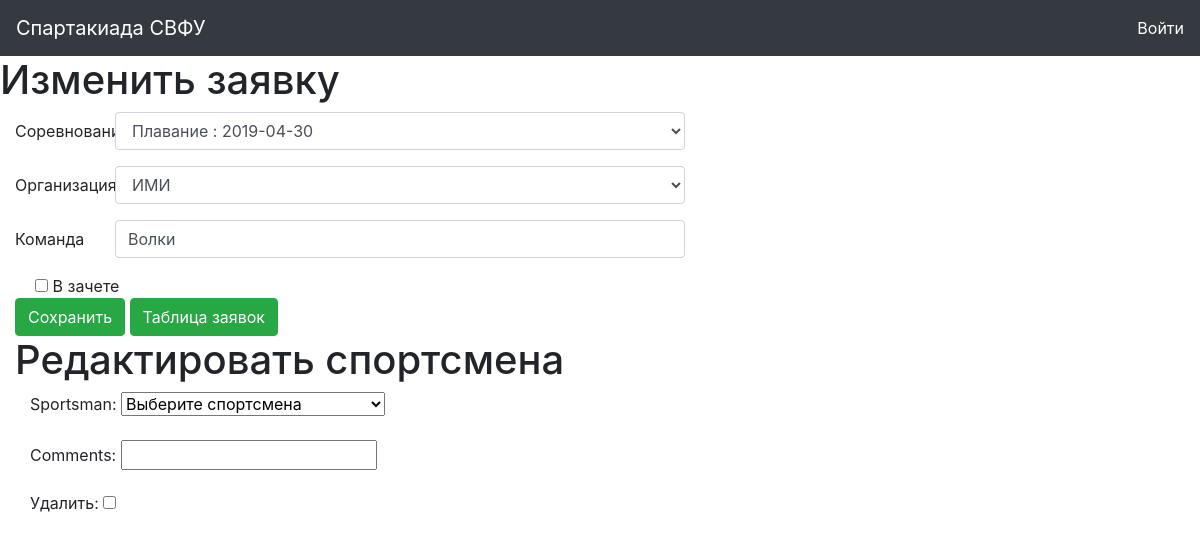
/CM/teamtable/3/change/, run on the app's committed database.
### sport/models.py (models this page shows, shortened)
class Team(models.Model):
    competition = models.ForeignKey(Sport, verbose_name="Вид Спорта", db_index=True, on_delete=models.CASCADE)
    organization = models.ForeignKey(Department, verbose_name="Организация", db_index=True, on_delete=models.CASCADE)
    name = models.CharField(max_length=100, verbose_name= "Название команды", unique=True)
    not_resultable = models.BooleanField(verbose_name='Вне зачета', default=False)

### sport/views.py (the view, shortened to what this page needs)
# urls.py: path('teamtable/<int:id>/change/', views.form_change_view, name="form-change-view"),
def form_change_view(request, id):
    team_instance = Team.objects.get(pk = id)
    change_mamber = modelformset_factory(TeamMember, TeamMember_Form, can_delete = True, extra = 1)
    formset = change_mamber(queryset = TeamMember.objects.filter(team__id=id))
    return render(request, 'sport/change.html', {'form': TeamForm(instance = team_instance), 'formset': formset})

### sport/forms.py
class TeamForm(forms.ModelForm):
    competition = forms.ModelChoiceField(queryset=Competition.objects.filter(date__lte=datetime.date.today()).order_by('date'), empty_label='Выберите соревнование',
        widget = forms.Select(attrs = {'id':'sport', 'class':'form-control', 'aria-describedby':'sportHelp', 'placeholder':'Выберите соревнование', 'name' : 'sport'}))
    organization = forms.ModelChoiceField(queryset=Department.objects.all(), empty_label='Выберете УЧП',
        widget = forms.Select(attrs = {'id':'organzation', 'class':'form-control', 'aria-describedby':'orgHelp', 'placeholder':'Введите организацию', 'name' : 'org'}))
    name = forms.CharField(widget=forms.TextInput(attrs = {'id':'team', 'class':'form-control', 'aria-describedby':'teamHelp', 'placeholder':'Введите название комманды', 'name' : 'team'}))
    class Meta:
        model = Team
        fields = [
            'competition',
            'organization',
            'name',
            'not_resultable'
        ]

### sport/models.py (called while the page is built)
    def __str__(self):
        return self.name

    def __str__(self):
        return self.sport.name + ' : ' + str(self.date)

    def __str__(self):
        return self.fio

### sport/template/sport/change.html (shortened to what this page needs)
{% extends "sport/index.html" %}
{% block form_change %}
<h1>Изменить заявку</h1>
<div class="col-sm">
    <form method="POST" action="">{% csrf_token %}
         <div class="form-group row">
            <label for="sport" class="col-sm-1 col-form-label">Соревнование</label>
            <div class="col-sm-6">
                {{ form.competition }}
            </div>
        </div>
        <div class="form-group row">
            <label for="organzation" class="col-sm-1 col-form-label">Организация</label>
            <div class="col-sm-6">
                {{ form.organization }}
            </div>
        </div>
        <div class="form-group row">
            <label for="team" class="col-sm-1 col-form-label">Команда</label>
            <div class="col-sm-6">
                {{form.name }}
            </div>
        </div>
        <div class="form-check">
            {{ form.not_resultable }}
            <label for="zach1" class="form-check-label">В зачете</label>
        </div>
        <div>
            <button type="submit" value="Сохранить" class="btn btn-success">Сохранить</button>
            <a href="http://localhost:8000/CM/teamtable/" class="btn btn-success" value="Таблица заявок" role="button">Таблица заявок</a>
        </div>
        {% include 'sport/membChange.html' %}
    </form>
</div>
{% endblock %}

### data on the page
Team: competition "Плавание : 2019-04-30", organization "ИМИ", name "Волки"
